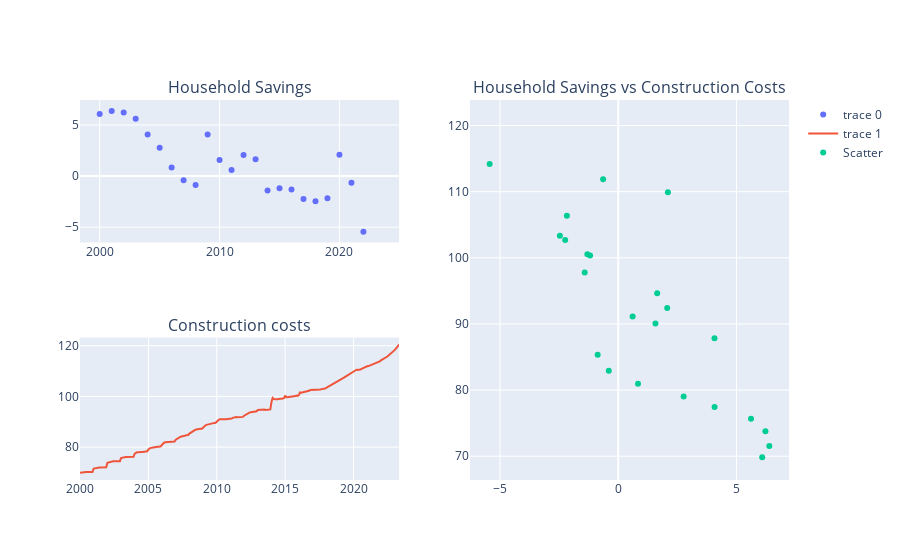

Source (notebook cell):
### Code cell
#Household Savings vs Rental Prices corr

#aggregate all graphs in one
fig_household_savings_rental_prices = make_subplots(
    rows=2, cols=2,
    specs=[[{}, {'rowspan':2}],
           [{}, None]],
    subplot_titles=("Household Savings","Household Savings vs Construction Costs","Construction costs"))


# line graph for household savings
fig_household_savings_rental_prices.add_trace(go.Scatter(
                 x=df_combined['date'],
                 y=df_combined['household_savings_percent_of_income'], mode='markers'), row=1, col=1)


# line graph for rental prices
fig_household_savings_rental_prices.add_trace(go.Scatter(
                 x=df_combined['date'],
                 y=df_combined['rental_prices']), 
                  row=2, col=1)


fig_household_savings_rental_prices.add_trace(go.Scatter(
    x=df_combined['household_savings_percent_of_income'],
    y=df_combined['rental_prices'],
    mode='markers',
    name='Scatter'),
    row=1, col=2)


fig_household_savings_rental_prices.show()

### Figure 1 — Plotly figure (JSON) as saved in the notebook; plotly's stock layout.template omitted (floating-point values rounded to 4 significant figures; data arrays with more than 128 entries replaced by an {"elided": "..."} marker saying what was removed)
{"data": [{"mode": "markers", "type": "scatter", "x": {"elided": "281 str values"}, "xaxis": "x", "y": {"elided": "281 float values"}, "yaxis": "y"}, {"type": "scatter", "x": {"elided": "281 str values"}, "xaxis": "x3", "y": {"elided": "281 float values"}, "yaxis": "y3"}, {"mode": "markers", "name": "Scatter", "type": "scatter", "x": {"elided": "281 float values"}, "xaxis": "x2", "y": {"elided": "281 float values"}, "yaxis": "y2"}], "layout": {"annotations": [{"font": {"size": 16}, "showarrow": false, "text": "Household Savings", "x": 0.225, "xanchor": "center", "xref": "paper", "y": 1, "yanchor": "bottom", "yref": "paper"}, {"font": {"size": 16}, "showarrow": false, "text": "Household Savings vs Construction Costs", "x": 0.775, "xanchor": "center", "xref": "paper", "y": 1, "yanchor": "bottom", "yref": "paper"}, {"font": {"size": 16}, "showarrow": false, "text": "Construction costs", "x": 0.225, "xanchor": "center", "xref": "paper", "y": 0.375, "yanchor": "bottom", "yref": "paper"}], "xaxis": {"anchor": "y", "domain": [0, 0.45]}, "xaxis2": {"anchor": "y2", "domain": [0.55, 1]}, "xaxis3": {"anchor": "y3", "domain": [0, 0.45]}, "yaxis": {"anchor": "x", "domain": [0.625, 1]}, "yaxis2": {"anchor": "x2", "domain": [0, 1]}, "yaxis3": {"anchor": "x3", "domain": [0, 0.375]}}}
